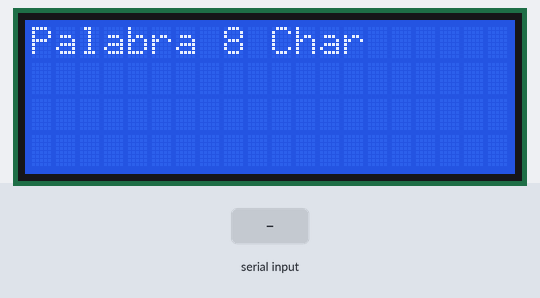
Simulated run of this sketch. Board: Arduino Uno, built with avr-gcc and run on an emulated ATmega328P. On the bench: 20×4 character LCD. Inputs (shaded band) come from the test bench. What the sketch prints to the serial monitor is not drawn.

Above: at 1.2 s.
1.3 s: "90,45:" received over Serial
At 2.6 s:
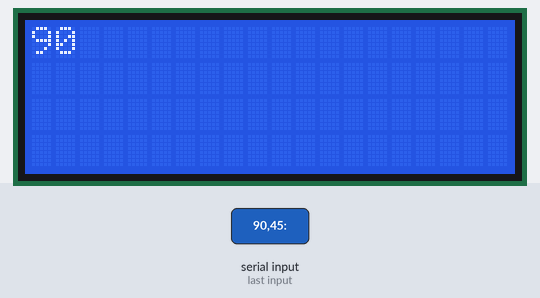
At 5.4 s:
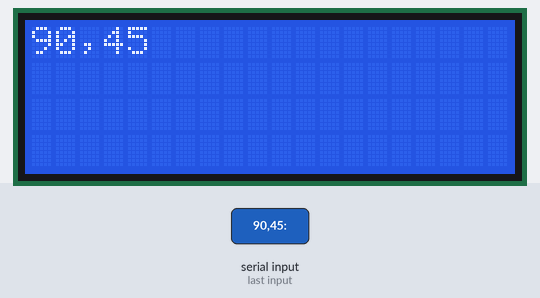
Timing chart, 0 to 6.9 s (numbered marks = the images above; inputs shaded):
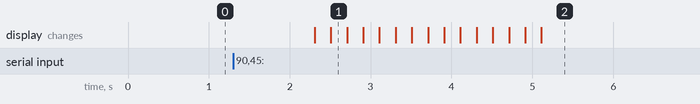

The sketch:

Palabra_Serial.ino
```cpp
//Librerias
#include <LiquidCrystal.h>
LiquidCrystal lcd(13, 12, 11, 10, 9, 8);


void setup() {

  //Serial
  Serial.begin(9600);

  //LCD
  lcd.begin(20,4);
  lcd.setCursor(0,0);
  lcd.print("Palabra 8 Char");

}

void loop() {

        String string = Serial.readStringUntil(':');//Lee entrada serial hasta caracter especificado
        if(string != ""){
            //here you could check the servo number
            String pos = Serial.readStringUntil('&');
            int int_pos=pos.toInt();
            Serial.println("Pos");
            Serial.println(int_pos);
            Serial.println(string);
             Serial.println(string.length());
             lcd.clear();
             char vector[string.length()] {};   // crea vector del tamanio de palabra recoletada
            for(int i=0; i<=(string.length()-1); i++) {
             vector[i]=string.charAt(i);              // asigna las letras de la palabara dentro del vector

                Serial.println(vector[i]);
        }

         for(int i=0; i<=(string.length()-1); i++) {
             vector[i]=string.charAt(i);
             lcd.setCursor(i,0);                              // imprime letras de vectro en lcd en orden ascendente
              lcd.print(vector[i]);
              delay(200);
        }


           for(int i=(string.length()-1); i>=0; i--) {
                                                                     // Borra letras de vectro en lcd en orden ascendente
             lcd.setCursor(i,0);
              lcd.print(" ");
              delay(200);
        }


        for(int i=(string.length()-1); i>=0; i--) {
             vector[i]=string.charAt(i);
             lcd.setCursor(i,0);                               // imprime letras de vectro en lcd en orden decendente
              lcd.print(vector[i]);
              delay(200);
        }

    }


}
```

Measured:
- after the input at 1.3 s, the display: first changes after 1.0 s (image 1 shows a later state)
